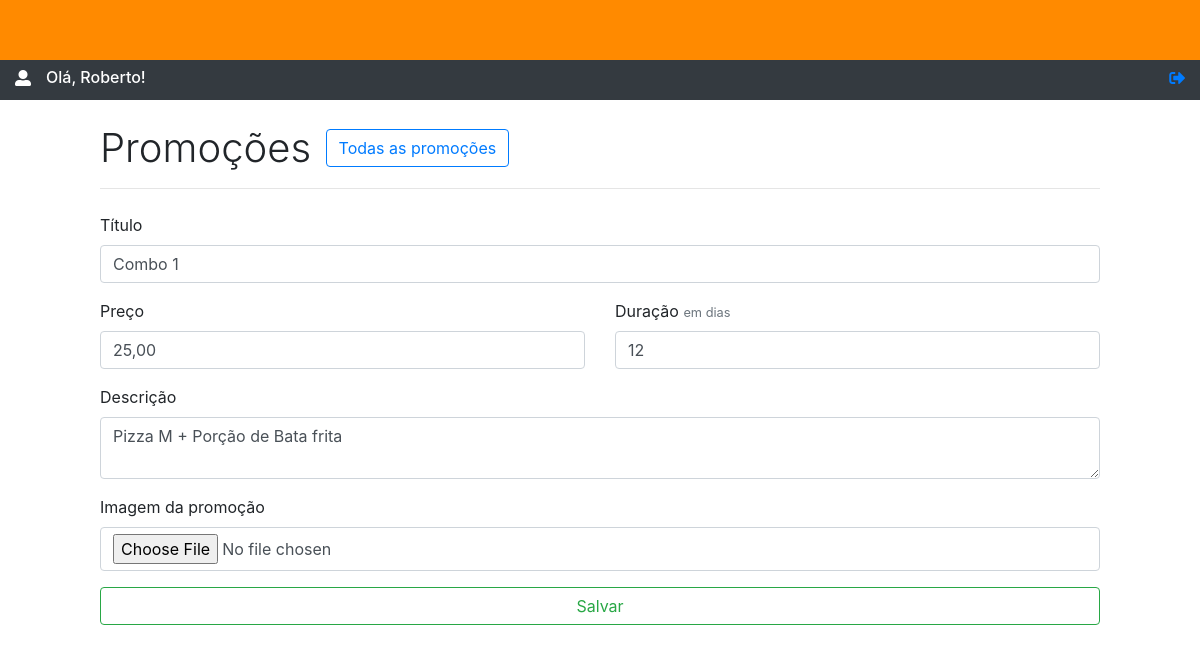
The app's page /adm/editar_promocao.php?id=3 (signed in) with its own data.
### tables this page shows
CREATE TABLE `promocoes` (
  `id` int(11) NOT NULL,
  `titulo` varchar(100) NOT NULL,
  `desc_promo` varchar(150) NOT NULL,
  `preco_promo` double(50,2) NOT NULL,
  `duracao_promo` varchar(2) NOT NULL,
  `img_promo` varchar(250) NOT NULL,
  `data` datetime NOT NULL
);

### adm/core/util.php (called while the page is built, shortened)
<?php
function decimalTela($pDecimal) {
	$pDecimal = $pDecimal/100;
	return number_format($pDecimal,2,',','.');
}

### adm/editar_promocao.php (the view, shortened to what this page needs)
<?php
  require_once 'core/conexao.php';
  $promocao = $pdo->prepare('SELECT * FROM promocoes WHERE id = :id ORDER BY id ASC');
  $promocao->bindvalue(':id',$_GET['id']);
  $promocao->execute();
  $promocao = $promocao->fetch(PDO::FETCH_OBJ);
 ?>
<link rel="stylesheet" href="https://maxcdn.bootstrapcdn.com/bootstrap/4.0.0/css/bootstrap.min.css">
<link rel="stylesheet" href="https://use.fontawesome.com/releases/v5.0.13/css/fontawesome.css">
<link rel="stylesheet" href="https://use.fontawesome.com/releases/v5.0.13/css/solid.css">
<div class="container-fluid">
  <div class="row" >
    <div class="col-sm-12" style="background-color: #ff8a00 !important; height: 60px; position: absolute; z-index: 9999;">
    </div>
  </div>
  <div class="row mb-4">
     <div class="col-sm-12" style="height: 100px; background-color: #343a40; color: white;">
      <div style="float: left;">
        <span>
          <i class="fas fa-user-alt" style="margin-top: 70px;"></i>
        </span>
      </div>
      <h6 style="margin-top: 68px; display: inline-block; margin-left: 15px; text-transform: capitalize;">Olá, <?php echo $_SESSION['nome_adm']; ?>!</h6>
      <div style="display: inline-block; float: right;">
        <a href="core/doLogout.php">
          <i class="fas fa-sign-out-alt" style="margin-top: 70px;"></i>
        </a>
      </div>
    </div>
  </div>
  <div class="row">
    <div class="col"></div>
    <div class="col-sm-10" id="novo-produto" style="padding: 0;">
      <h4 class="display-4" style="font-size: 2.5rem; display: inline;">Promoções</h4>
      <a href="index.php">
        <button class="btn btn-outline-primary" style="margin-top: -20px; margin-left: 10px;">Todas as promoções</button>
      </a>
      <hr class="mb-4">
      <form method="POST" action="salvar_editar_promocao.php" enctype="multipart/form-data" style="padding-bottom: 20px;">
        <div class="form-group">
          <label for="txtTitulo">Título</label>
          <input type="text" class="form-control" id="txtTitulo" name="txtTitulo" placeholder="Nome da promoção" value="<?php echo $promocao->titulo; ?>">
        </div>
        <div class="row mb-3">
          <div class="col">
            <label for="txtPreco">Preço</label>
            <input value="<?php echo decimalTela($promocao->preco_promo); ?>" type="text" class="form-control money2" id="txtPreco" name="txtPreco" placeholder="Preço da promoção">
          </div>
          <div class="col">
            <label for="txtDuracao">Duração</label>
            <small class="form-text text-muted d-inline-block"> em dias</small>
            <input value="<?php echo $promocao->duracao_promo; ?>" type="text" class="form-control" id="txtDuracao" name="txtDuracao" placeholder="Quantos dias a promoção vai estar valendo?">
          </div>
        </div>
        <div class="form-group">
          <label for="txtDescricao">Descrição</label>
          <textarea class="form-control" id="txtDescricao" name="txtDescricao" placeholder="Descrição da promoção"><?php echo $promocao->desc_promo; ?></textarea>
        </div>
        <div class="form-group">
          <label for="upload" style="display: block;">Imagem da promoção</label>
          <input type="file" class="form-control" name="img_promo" id="upload_pizza">
        </div>
        <button type="submit" class="btn btn-outline-success" style="width: 100%;">Salvar</button>
      </form>
    </div>
    <div class="col"></div>
  </div>
</div>

### records on screen
promocoes: txtTitulo "Combo 1", txtPreco "25,00", txtDuracao "12", txtDescricao "Pizza M + Porção de Bata frita"

### other values on screen
$_SESSION['nome_adm'] "Roberto"
